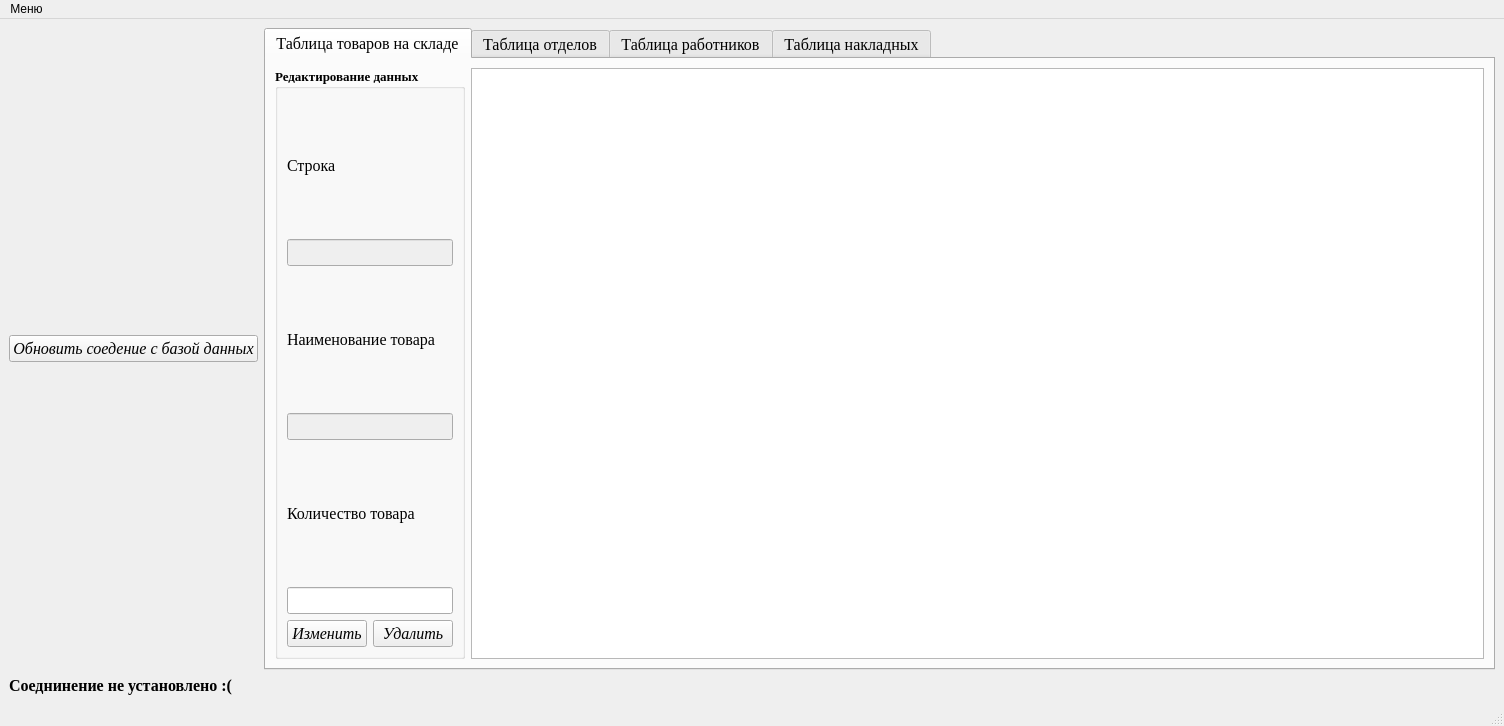
<?xml version="1.0" encoding="UTF-8"?>
<ui version="4.0">
 <class>MainWindow</class>
 <widget class="QMainWindow" name="MainWindow">
  <property name="geometry">
   <rect>
    <x>0</x>
    <y>0</y>
    <width>1504</width>
    <height>726</height>
   </rect>
  </property>
  <property name="windowTitle">
   <string>MainWindow</string>
  </property>
  <widget class="QWidget" name="centralwidget">
   <layout class="QGridLayout" name="gridLayout">
    <item row="1" column="0">
     <widget class="QLabel" name="db_connection_status">
      <property name="font">
       <font>
        <family>Times New Roman</family>
        <pointsize>12</pointsize>
        <weight>75</weight>
        <bold>true</bold>
       </font>
      </property>
      <property name="text">
       <string>Соеднинение не установлено :(</string>
      </property>
     </widget>
    </item>
    <item row="0" column="0">
     <widget class="QPushButton" name="update_connect">
      <property name="font">
       <font>
        <family>Times New Roman</family>
        <pointsize>12</pointsize>
        <italic>true</italic>
       </font>
      </property>
      <property name="text">
       <string>Обновить соедение с базой данных</string>
      </property>
     </widget>
    </item>
    <item row="0" column="1">
     <widget class="QTabWidget" name="tab_of_tables">
      <property name="font">
       <font>
        <family>Times New Roman</family>
        <pointsize>12</pointsize>
       </font>
      </property>
      <property name="currentIndex">
       <number>0</number>
      </property>
      <widget class="QWidget" name="tab">
       <attribute name="title">
        <string>Таблица товаров на складе</string>
       </attribute>
       <layout class="QGridLayout" name="gridLayout_3">
        <item row="0" column="1">
         <widget class="QTableView" name="table_of_products">
          <property name="font">
           <font>
            <family>Times New Roman</family>
            <pointsize>14</pointsize>
           </font>
          </property>
         </widget>
        </item>
        <item row="0" column="0">
         <widget class="QGroupBox" name="groupBox">
          <property name="font">
           <font>
            <family>Times New Roman</family>
            <pointsize>10</pointsize>
            <weight>75</weight>
            <bold>true</bold>
           </font>
          </property>
          <property name="title">
           <string>Редактирование данных</string>
          </property>
          <layout class="QGridLayout" name="gridLayout_2">
           <item row="0" column="0">
            <widget class="QLabel" name="lop_row_lb">
             <property name="font">
              <font>
               <family>Times New Roman</family>
               <pointsize>12</pointsize>
               <weight>50</weight>
               <bold>false</bold>
              </font>
             </property>
             <property name="text">
              <string>Строка</string>
             </property>
            </widget>
           </item>
           <item row="1" column="0" colspan="2">
            <widget class="QLineEdit" name="lop_row_le">
             <property name="enabled">
              <bool>false</bool>
             </property>
             <property name="font">
              <font>
               <family>Times New Roman</family>
               <pointsize>12</pointsize>
               <weight>50</weight>
               <bold>false</bold>
              </font>
             </property>
            </widget>
           </item>
           <item row="2" column="0" colspan="2">
            <widget class="QLabel" name="product_name">
             <property name="font">
              <font>
               <family>Times New Roman</family>
               <pointsize>12</pointsize>
               <weight>50</weight>
               <bold>false</bold>
              </font>
             </property>
             <property name="text">
              <string>Наименование товара</string>
             </property>
            </widget>
           </item>
           <item row="3" column="0" colspan="2">
            <widget class="QLineEdit" name="product_name_le">
             <property name="enabled">
              <bool>false</bool>
             </property>
             <property name="font">
              <font>
               <family>Times New Roman</family>
               <pointsize>12</pointsize>
               <weight>50</weight>
               <bold>false</bold>
              </font>
             </property>
            </widget>
           </item>
           <item row="4" column="0" colspan="2">
            <widget class="QLabel" name="product_count">
             <property name="font">
              <font>
               <family>Times New Roman</family>
               <pointsize>12</pointsize>
               <weight>50</weight>
               <bold>false</bold>
              </font>
             </property>
             <property name="text">
              <string>Количество товара</string>
             </property>
            </widget>
           </item>
           <item row="5" column="0" colspan="2">
            <widget class="QLineEdit" name="product_amount_le">
             <property name="font">
              <font>
               <family>Times New Roman</family>
               <pointsize>12</pointsize>
               <weight>50</weight>
               <bold>false</bold>
              </font>
             </property>
            </widget>
           </item>
           <item row="6" column="0">
            <widget class="QPushButton" name="change_data_in_lop">
             <property name="font">
              <font>
               <family>Times New Roman</family>
               <pointsize>12</pointsize>
               <weight>50</weight>
               <italic>true</italic>
               <bold>false</bold>
              </font>
             </property>
             <property name="text">
              <string>Изменить</string>
             </property>
            </widget>
           </item>
           <item row="6" column="1">
            <widget class="QPushButton" name="delete_data_from_lop">
             <property name="font">
              <font>
               <family>Times New Roman</family>
               <pointsize>12</pointsize>
               <weight>50</weight>
               <italic>true</italic>
               <bold>false</bold>
              </font>
             </property>
             <property name="text">
              <string>Удалить</string>
             </property>
            </widget>
           </item>
          </layout>
         </widget>
        </item>
       </layout>
      </widget>
      <widget class="QWidget" name="tab_2">
       <attribute name="title">
        <string>Таблица отделов</string>
       </attribute>
       <layout class="QGridLayout" name="gridLayout_5">
        <item row="0" column="0">
         <widget class="QGroupBox" name="groupBox_2">
          <property name="font">
           <font>
            <family>Times New Roman</family>
            <pointsize>12</pointsize>
            <weight>75</weight>
            <bold>true</bold>
           </font>
          </property>
          <property name="title">
           <string>Редактирование данных</string>
          </property>
          <layout class="QGridLayout" name="gridLayout_4">
           <item row="0" column="0" colspan="2">
            <widget class="QLabel" name="dep_row_lb">
             <property name="font">
              <font>
               <family>Times New Roman</family>
               <pointsize>12</pointsize>
               <weight>50</weight>
               <bold>false</bold>
              </font>
             </property>
             <property name="text">
              <string>Строка</string>
             </property>
            </widget>
           </item>
           <item row="1" column="0" colspan="2">
            <widget class="QLineEdit" name="dep_row_le">
             <property name="enabled">
              <bool>false</bool>
             </property>
             <property name="font">
              <font>
               <family>Times New Roman</family>
               <pointsize>12</pointsize>
               <weight>50</weight>
               <bold>false</bold>
              </font>
             </property>
            </widget>
           </item>
           <item row="2" column="0" colspan="2">
            <widget class="QLabel" name="department_name">
             <property name="font">
              <font>
               <family>Times New Roman</family>
               <pointsize>12</pointsize>
               <weight>50</weight>
               <bold>false</bold>
              </font>
             </property>
             <property name="text">
              <string>Наименование отдела</string>
             </property>
            </widget>
           </item>
           <item row="3" column="0" colspan="2">
            <widget class="QLineEdit" name="department_name_le">
             <property name="font">
              <font>
               <family>Times New Roman</family>
               <pointsize>12</pointsize>
               <weight>50</weight>
               <bold>false</bold>
              </font>
             </property>
            </widget>
           </item>
           <item row="4" column="0" colspan="2">
            <widget class="QLabel" name="department_address">
             <property name="font">
              <font>
               <family>Times New Roman</family>
               <pointsize>12</pointsize>
               <weight>50</weight>
               <bold>false</bold>
              </font>
             </property>
             <property name="text">
              <string>Адрес отдела</string>
             </property>
            </widget>
           </item>
           <item row="5" column="0" colspan="2">
            <widget class="QLineEdit" name="department_address_le">
             <property name="font">
              <font>
               <family>Times New Roman</family>
               <pointsize>12</pointsize>
               <weight>50</weight>
               <bold>false</bold>
              </font>
             </property>
            </widget>
           </item>
           <item row="6" column="0">
            <widget class="QPushButton" name="change_data_in_dep">
             <property name="font">
              <font>
               <family>Times New Roman</family>
               <pointsize>12</pointsize>
               <weight>50</weight>
               <italic>true</italic>
               <bold>false</bold>
              </font>
             </property>
             <property name="text">
              <string>Изменить</string>
             </property>
            </widget>
           </item>
           <item row="6" column="1">
            <widget class="QPushButton" name="delete_data_in_dep">
             <property name="font">
              <font>
               <family>Times New Roman</family>
               <pointsize>12</pointsize>
               <weight>50</weight>
               <italic>true</italic>
               <bold>false</bold>
              </font>
             </property>
             <property name="text">
              <string>Удалить</string>
             </property>
            </widget>
           </item>
          </layout>
         </widget>
        </item>
        <item row="0" column="1">
         <widget class="QTableView" name="table_of_deps">
          <property name="font">
           <font>
            <family>Times New Roman</family>
            <pointsize>14</pointsize>
           </font>
          </property>
         </widget>
        </item>
       </layout>
      </widget>
      <widget class="QWidget" name="tab_3">
       <attribute name="title">
        <string>Таблица работников</string>
       </attribute>
       <layout class="QGridLayout" name="gridLayout_7">
        <item row="0" column="0">
         <widget class="QGroupBox" name="groupBox_3">
          <property name="font">
           <font>
            <family>Times New Roman</family>
            <pointsize>10</pointsize>
            <weight>75</weight>
            <bold>true</bold>
           </font>
          </property>
          <property name="title">
           <string>Редактирование данных</string>
          </property>
          <layout class="QGridLayout" name="gridLayout_6">
           <item row="0" column="0">
            <widget class="QLabel" name="loe_row_lb">
             <property name="font">
              <font>
               <family>Times New Roman</family>
               <pointsize>12</pointsize>
               <weight>50</weight>
               <bold>false</bold>
              </font>
             </property>
             <property name="text">
              <string>Строка</string>
             </property>
            </widget>
           </item>
           <item row="2" column="0">
            <widget class="QLabel" name="label_4">
             <property name="font">
              <font>
               <family>Times New Roman</family>
               <pointsize>12</pointsize>
               <weight>50</weight>
               <bold>false</bold>
              </font>
             </property>
             <property name="text">
              <string>ФИО</string>
             </property>
            </widget>
           </item>
           <item row="7" column="0" colspan="2">
            <widget class="QLineEdit" name="employe_post_le">
             <property name="font">
              <font>
               <family>Times New Roman</family>
               <pointsize>12</pointsize>
               <weight>50</weight>
               <bold>false</bold>
              </font>
             </property>
            </widget>
           </item>
           <item row="6" column="0">
            <widget class="QLabel" name="label_2">
             <property name="font">
              <font>
               <family>Times New Roman</family>
               <pointsize>12</pointsize>
               <weight>50</weight>
               <bold>false</bold>
              </font>
             </property>
             <property name="text">
              <string>Должность</string>
             </property>
            </widget>
           </item>
           <item row="3" column="0" colspan="2">
            <widget class="QLineEdit" name="employee_FIO_le">
             <property name="enabled">
              <bool>false</bool>
             </property>
            </widget>
           </item>
           <item row="5" column="0" colspan="2">
            <widget class="QLineEdit" name="employee_salary_le">
             <property name="font">
              <font>
               <family>Times New Roman</family>
               <pointsize>12</pointsize>
               <weight>50</weight>
               <bold>false</bold>
              </font>
             </property>
            </widget>
           </item>
           <item row="8" column="1">
            <widget class="QPushButton" name="delete_data_in_loe">
             <property name="font">
              <font>
               <family>Times New Roman</family>
               <pointsize>12</pointsize>
               <weight>50</weight>
               <italic>true</italic>
               <bold>false</bold>
              </font>
             </property>
             <property name="text">
              <string>Удалить</string>
             </property>
            </widget>
           </item>
           <item row="1" column="0" colspan="2">
            <widget class="QLineEdit" name="loe_row_le">
             <property name="enabled">
              <bool>false</bool>
             </property>
             <property name="font">
              <font>
               <family>Times New Roman</family>
               <pointsize>12</pointsize>
               <weight>50</weight>
               <bold>false</bold>
              </font>
             </property>
            </widget>
           </item>
           <item row="4" column="0">
            <widget class="QLabel" name="label">
             <property name="font">
              <font>
               <family>Times New Roman</family>
               <pointsize>12</pointsize>
               <weight>50</weight>
               <bold>false</bold>
              </font>
             </property>
             <property name="text">
              <string>Оклад</string>
             </property>
            </widget>
           </item>
           <item row="8" column="0">
            <widget class="QPushButton" name="change_data_loe">
             <property name="font">
              <font>
               <family>Times New Roman</family>
               <pointsize>12</pointsize>
               <weight>50</weight>
               <italic>true</italic>
               <bold>false</bold>
              </font>
             </property>
             <property name="text">
              <string>Изменить</string>
             </property>
            </widget>
           </item>
          </layout>
         </widget>
        </item>
        <item row="0" column="1">
         <widget class="QTableView" name="table_of_employees">
          <property name="font">
           <font>
            <family>Times New Roman</family>
            <pointsize>14</pointsize>
           </font>
          </property>
         </widget>
        </item>
       </layout>
      </widget>
      <widget class="QWidget" name="tab_4">
       <attribute name="title">
        <string>Таблица накладных</string>
       </attribute>
       <layout class="QGridLayout" name="gridLayout_8">
        <item row="0" column="2">
         <widget class="QTableView" name="table_of_invoices">
          <property name="font">
           <font>
            <family>Times New Roman</family>
            <pointsize>14</pointsize>
           </font>
          </property>
         </widget>
        </item>
        <item row="0" column="1">
         <widget class="QGroupBox" name="groupBox_4">
          <property name="font">
           <font>
            <family>Times New Roman</family>
            <pointsize>10</pointsize>
            <weight>75</weight>
            <bold>true</bold>
           </font>
          </property>
          <property name="title">
           <string>Редактирование данных</string>
          </property>
          <widget class="QLabel" name="label_5">
           <property name="geometry">
            <rect>
             <x>30</x>
             <y>310</y>
             <width>152</width>
             <height>22</height>
            </rect>
           </property>
           <property name="font">
            <font>
             <family>Times New Roman</family>
             <pointsize>12</pointsize>
             <weight>50</weight>
             <bold>false</bold>
            </font>
           </property>
           <property name="text">
            <string>Номер накладной</string>
           </property>
          </widget>
          <widget class="QLineEdit" name="invoice_document_number_le">
           <property name="enabled">
            <bool>false</bool>
           </property>
           <property name="geometry">
            <rect>
             <x>10</x>
             <y>410</y>
             <width>191</width>
             <height>28</height>
            </rect>
           </property>
           <property name="font">
            <font>
             <family>Times New Roman</family>
             <pointsize>12</pointsize>
             <weight>50</weight>
             <bold>false</bold>
            </font>
           </property>
          </widget>
          <widget class="QPushButton" name="delete_data_from_inv">
           <property name="geometry">
            <rect>
             <x>60</x>
             <y>530</y>
             <width>93</width>
             <height>31</height>
            </rect>
           </property>
           <property name="font">
            <font>
             <family>Times New Roman</family>
             <pointsize>12</pointsize>
             <weight>50</weight>
             <italic>true</italic>
             <bold>false</bold>
            </font>
           </property>
           <property name="text">
            <string>Удалить</string>
           </property>
          </widget>
          <widget class="QLabel" name="inv_row_lb">
           <property name="enabled">
            <bool>true</bool>
           </property>
           <property name="geometry">
            <rect>
             <x>70</x>
             <y>100</y>
             <width>71</width>
             <height>16</height>
            </rect>
           </property>
           <property name="font">
            <font>
             <family>Times New Roman</family>
             <pointsize>12</pointsize>
             <weight>50</weight>
             <bold>false</bold>
            </font>
           </property>
           <property name="text">
            <string>Строка</string>
           </property>
          </widget>
          <widget class="QLineEdit" name="inv_row_le">
           <property name="geometry">
            <rect>
             <x>30</x>
             <y>190</y>
             <width>171</width>
             <height>22</height>
            </rect>
           </property>
           <property name="font">
            <font>
             <family>Times New Roman</family>
             <pointsize>12</pointsize>
             <weight>50</weight>
             <bold>false</bold>
            </font>
           </property>
          </widget>
         </widget>
        </item>
       </layout>
      </widget>
     </widget>
    </item>
   </layout>
  </widget>
  <widget class="QMenuBar" name="menubar">
   <property name="geometry">
    <rect>
     <x>0</x>
     <y>0</y>
     <width>1504</width>
     <height>26</height>
    </rect>
   </property>
   <widget class="QMenu" name="menu">
    <property name="title">
     <string>Меню</string>
    </property>
    <addaction name="connect_to_DB"/>
    <addaction name="add_data_to_DB"/>
    <addaction name="querys"/>
   </widget>
   <addaction name="menu"/>
  </widget>
  <widget class="QStatusBar" name="statusbar"/>
  <action name="connect_to_DB">
   <property name="text">
    <string>Соединиться с БД</string>
   </property>
  </action>
  <action name="add_data_to_DB">
   <property name="text">
    <string>Добавить данные в БД</string>
   </property>
  </action>
  <action name="querys">
   <property name="text">
    <string>Запросы</string>
   </property>
  </action>
 </widget>
 <resources/>
 <connections/>
</ui>
